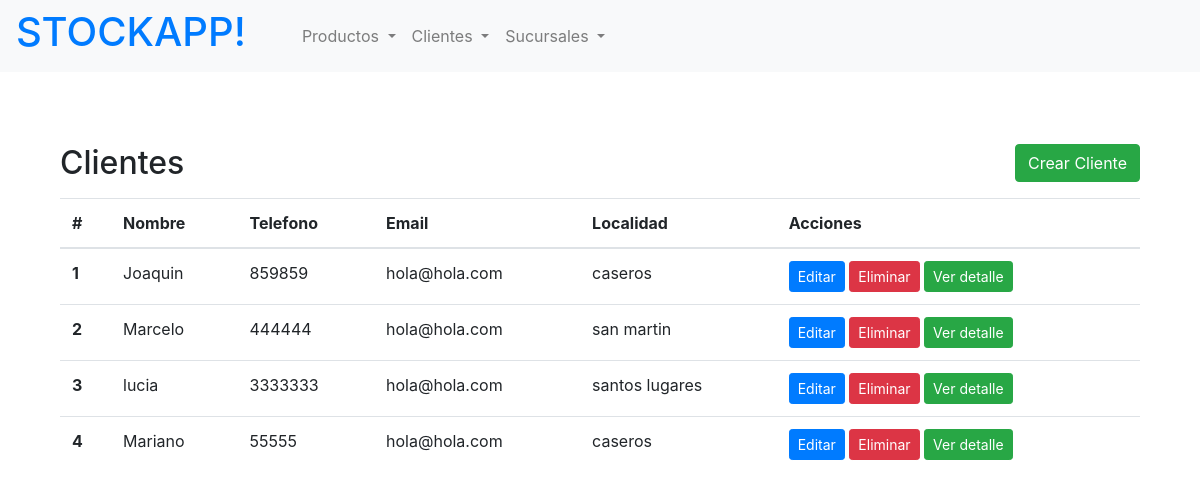
Page /stocks/cliente/list/ on the committed database.
### stocks/models.py (models this page shows, shortened)
class Cliente(models.Model):
    nombre = models.CharField(max_length=100)
    telefono = models.CharField(max_length=100)
    email = models.CharField(max_length=100)
    localidad = models.CharField(max_length=100)

### stocks/views.py (the view)
# urls.py: path("cliente/list/", client_list_view, name="client-list"),
def client_list_view(request):
    clientes = Cliente.objects.all()
    contexto = {"todos_los_clientes": clientes}
    return render(request, "stocks/clientes/list.html", contexto)

### stocks/templates/stocks/clientes/list.html (shortened to what this page needs)
{% extends 'stocks/base.html' %}
{% block content %}
<section class="py-5">
    <div class="container">
        <div class="d-flex justify-content-between align-items-center mb-3">
            <h2 class="mb-0">Clientes</h2>
            <a href="{% url 'client-create' %}" class="btn btn-success">Crear Cliente</a>
        </div>
        <table class="table">
            <thead>
                <tr>
                    <th scope="col">#</th>
                    <th scope="col">Nombre</th>
                    <th scope="col">Telefono</th>
                    <th scope="col">Email</th>
                    <th scope="col">Localidad</th>
                    <th scope="col">Acciones</th>
                </tr>
            </thead>
            <tbody>
                {% if todos_los_clientes %}
                {% for cliente in todos_los_clientes %}
                <tr>
                    <th scope="row">{{ forloop.counter }}</th>
                    <td>{{ cliente.nombre }}</td>
                    <td>{{ cliente.telefono }}</td>
                    <td>{{ cliente.email }}</td>
                    <td>{{ cliente.localidad }}</td>
                    <td>
                        <a href="{% url 'client-update' cliente.id %}" class="btn btn-primary btn-sm">Editar</a>
                        <a href="{% url 'client-delete' cliente.id %}" class="btn btn-danger btn-sm">Eliminar</a>
                        <a href="{% url 'client-detail' cliente.id %}" class="btn btn-success btn-sm">Ver detalle</a>
                    </td>
                </tr>
                {% endfor %}
                {% else %}
                <tr>
                    <td colspan="7">No hay clientes disponibles.</td>
                </tr>
                {% endif %}
            </tbody>
        </table>
    </div>
</section>
{% endblock %}

### rows in the picture
Cliente: nombre "Joaquin", telefono "859859", email "hola@hola.com", localidad "caseros"
Cliente: nombre "Marcelo", telefono "444444", email "hola@hola.com", localidad "san martin"
Cliente: nombre "lucia", telefono "3333333", email "hola@hola.com", localidad "santos lugares"
Cliente: nombre "Mariano", telefono "55555", email "hola@hola.com", localidad "caseros"
